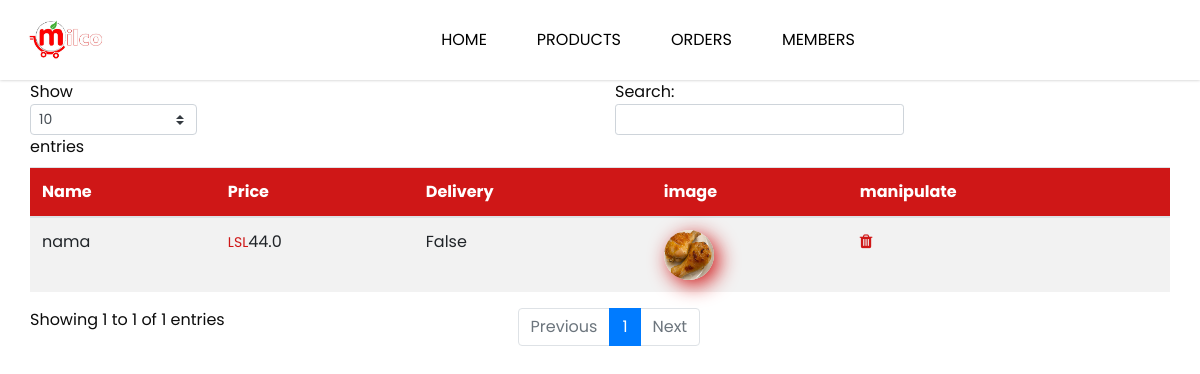
/aproducts/ (signed in), run on the app's committed database.
### app/models.py (models this page shows, shortened)
class Product(models.Model):
	name = models.CharField(max_length=200)
	price = models.FloatField()
	digital = models.BooleanField(default=False,null=True, blank=True)
	image = models.ImageField(null=True, blank=True)
	@property
	def imageURL(self):
		try:
			url = self.image.url
		except:
			url = ''
		return url

### app/views.py (the view)
# urls.py: path('aproducts/',views.aproductsView,name="aproductsView"),
@login_required(login_url='/admin', redirect_field_name='')
def aproductsView(request):
    products = Product.objects.all()
    context = {'products':products,}
    return render(request,'aproducts.html',context)

### app/templates/aproducts.html (shortened to what this page needs)
{% load static %}
{% block content %}
<!DOCTYPE html>
<html lang="en">
<head>
  <link rel="stylesheet" type="text/css" href="{% static 'css/bootstrap.css' %}" />
  <link rel="stylesheet" type="text/css" href="https://cdnjs.cloudflare.com/ajax/libs/OwlCarousel2/2.3.4/assets/owl.carousel.min.css" />
  <link href="{% static 'css/font-awesome.min.css' %}" rel="stylesheet" />
  <link href="{% static 'css/style.css' %}" rel="stylesheet" />
  <link href="{% static 'css/responsive.css' %}" rel="stylesheet" />
</head>
<body class="sub_page">
  <div class="hero_area">
    <header class="header_section">
      <div class="container-fluid">
        <nav class="navbar navbar-expand-lg custom_nav-container ">
          <a class="navbar-brand" href="{% url 'home'%}">
            <span>
              <img src="{% static 'images/logo.png' %}" alt="" style="width: 80px; height: 40px;">
            </span>
          </a>
          <div class="collapse navbar-collapse" id="navbarSupportedContent">
            <ul class="navbar-nav">
              <li class="nav-item">
                <a class="nav-link" href="{% url 'admin-up'%}">Home </a>
              </li>
              <li class="nav-item">
                <a class="nav-link" href="{% url 'aproductsView' %}">Products</a>
              </li>
              <li class="nav-item">
                <a class="nav-link" href="{% url 'aorders' %}">orders</a>
              </li>
              <li class="nav-item">
                <a class="nav-link" href="{% url 'memberListview' %}">Members</a>
              </li>
            </ul>
          </div>
        </nav>
      </div>
    </header>
  </div>
<div class="container">
  <table id="dtBasicExample" class="table table-striped " cellspacing="0" width="100%">
    <thead>
      <tr class="table-title" style="background: #cf1717 !important; color: #fff; border-radius: 3px 3px 0 0; border:none; margin: -20px -25px 10px;">
        <th class="th-sm">Name
        </th>
        <th class="th-sm">Price
        </th>
        <th class="th-sm">Delivery
        </th>
        <th class="th-sm">image
        </th>
        <th class="th-sm">manipulate
        </th>
      </tr>
    </thead>
    <tbody>
        {% for product in products %}
      <tr>
        <td>{{product.name}}</td>
        <td><span style="font-size: 14px; color: #cf1717;">LSL</span>{{product.price}}</td>
        <td>{{product.digital}}</td>
        <td><img src="{{product.imageURL}}" style="height:50px; width:50px;box-shadow: 5px 5px 20px #cf1717; border-radius:30px;" alt=""></td>
        <td><a href="{% url 'product_delete' product.id %}"><i  class="fa fa-trash" style="color: #cf1717;"></i></a></td>
      </tr>
      {% endfor %}
  </table>
</div>
</body>
{% endblock content %}

### static/css/style.css (style rules this page uses)
body { font-family: "Poppins", sans-serif; color: #0c0c0c; background-color: #ffffff; overflow-x: hidden; }
a, a:hover, a:focus { text-decoration: none; }
.hero_area { position: relative; min-height: 100vh; display: -webkit-box; display: -ms-flexbox; display: flex; -webkit-box-orient: vertical; -webkit-box-direction: normal; -ms-flex-direction: column; flex-direction: column; padding-left: 45px; }
.hero_area .container-fluid { padding-left: 25px; padding-right: 25px; }
.sub_page .hero_area { min-height: auto; border-radius: 0 0 45px 0; padding-left: 0; }
.sub_page .header_section { -webkit-box-shadow: 0 0 3px 0 rgba(0, 0, 0, 0.25); box-shadow: 0 0 3px 0 rgba(0, 0, 0, 0.25); }
.header_section { padding: 15px 0; }
.header_section .container-fluid { padding-right: 25px; padding-left: 25px; }
.navbar-brand span { font-weight: bold; color: #000000; font-size: 24px; }
.custom_nav-container { padding: 0; }
.custom_nav-container .navbar-nav { margin: auto; }
.custom_nav-container .navbar-nav .nav-item .nav-link { padding: 5px 25px; color: #000000; text-align: center; text-transform: uppercase; border-radius: 5px; -webkit-transition: all 0.3s; transition: all 0.3s; }

### static/css/responsive.css (style rules this page uses)
@media (min-width: 1200px) { .container { max-width: 1170px; } }

### data on the page
Product: name "nama", price "44.0", digital "False", imageURL (picture)
